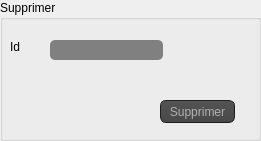
      <widget class="QGroupBox" name="groupBox">
       <property name="geometry">
        <rect>
         <x>10</x>
         <y>370</y>
         <width>261</width>
         <height>141</height>
        </rect>
       </property>
       <property name="title">
        <string>Supprimer</string>
       </property>
       <widget class="QLabel" name="label_7">
        <property name="geometry">
         <rect>
          <x>10</x>
          <y>40</y>
          <width>47</width>
          <height>14</height>
         </rect>
        </property>
        <property name="text">
         <string>Id</string>
        </property>
       </widget>
       <widget class="QLineEdit" name="lineEdit_6">
        <property name="geometry">
         <rect>
          <x>50</x>
          <y>40</y>
          <width>113</width>
          <height>20</height>
         </rect>
        </property>
        <property name="styleSheet">
         <string notr="true">QLineEdit{
    background-color: grey;
    /*box-shadow: 2px 0.5px 5px 1px inset black;*/
    border-radius: 5px;
    width: 70%;
    padding-right: 10px;
    padding-left: 10px;
    text-align: left;
    color: #000;
    font-size:inherit;
    font-family: Arial, Helvetica, sans-serif;  
    font-weight:normal;
    font-variant:normal;
}
QLineEdit::hover{  color: black ;
background-color:grey;}
QLineEdit::focus{  color: white ;
background-color:grey;}</string>
        </property>
       </widget>
       <widget class="QPushButton" name="pushButton_3">
        <property name="geometry">
         <rect>
          <x>160</x>
          <y>100</y>
          <width>75</width>
          <height>23</height>
         </rect>
        </property>
        <property name="toolTip">
         <string>Supprimer</string>
        </property>
        <property name="styleSheet">
         <string notr="true">QToolTip
{
     border: 1px solid black;
     background-color: #ffa02f;
     padding: 1px;
     border-radius: 3px;
     opacity: 100;
}

QWidget
{
	text-align: center;
    color: #b1b1b1;
    background-color: #323232;
}

QWidget:item:hover
{
    background-color: QLinearGradient( x1: 0, y1: 0, x2: 0, y2: 1, stop: 0 #ffa02f, stop: 1 #ca0619);
    color: #000000;
}

QWidget:item:selected
{
    background-color: QLinearGradient( x1: 0, y1: 0, x2: 0, y2: 1, stop: 0 #ffa02f, stop: 1 #d7801a);
}

QMenuBar::item
{
    background: transparent;
}

QMenuBar::item:selected
{
    background: transparent;
    border: 1px solid #ffaa00;
}

QMenuBar::item:pressed
{
    background: #444;
    border: 1px solid #000;
    background-color: QLinearGradient(
        x1:0, y1:0,
        x2:0, y2:1,
        stop:1 #212121,
        stop:0.4 #343434/*,
        stop:0.2 #343434,
        stop:0.1 #ffaa00*/
    );
    margin-bottom:-1px;
    padding-bottom:1px;
}

QMenu
{
    border: 1px solid #000;
}

QMenu::item
{
    padding: 2px 20px 2px 20px;
}

QMenu::item:selected
{
    color: #000000;
}

QWidget:disabled
{
    color: #404040;
    background-color: #323232;
}

QAbstractItemView
{
    background-color: QLinearGradient( x1: 0, y1: 0, x2: 0, y2: 1, stop: 0 #4d4d4d, stop: 0.1 #646464, stop: 1 #5d5d5d);
}

QWidget:focus
{
    /*border: 2px solid QLinearGradient( x1: 0, y1: 0, x2: 0, y2: 1, stop: 0 #ffa02f, stop: 1 #d7801a);*/
}

QLineEdit
{
    background-color: QLinearGradient( x1: 0, y1: 0, x2: 0, y2: 1, stop: 0 #4d4d4d, stop: 0 #646464, stop: 1 #5d5d5d);
    padding: 1px;
    border-style: solid;
    border: 1px solid #1e1e1e;
    border-radius: 5;
}

QPushButton
{
    color: #b1b1b1;
    background-color: QLinearGradient( x1: 0, y1: 0, x2: 0, y2: 1, stop: 0 #565656, stop: 0.1 #525252, stop: 0.5 #4e4e4e, stop: 0.9 #4a4a4a, stop: 1 #464646);
    border-width: 1px;
    border-color: #1e1e1e;
    border-style: solid;
    border-radius: 6;
    padding: 3px;
    font-size: 12px;
    padding-left: 5px;
    padding-right: 5px;
}

QPushButton:pressed
{
    background-color: QLinearGradient( x1: 0, y1: 0, x2: 0, y2: 1, stop: 0 #2d2d2d, stop: 0.1 #2b2b2b, stop: 0.5 #292929, stop: 0.9 #282828, stop: 1 #252525);
}

QComboBox
{
    selection-background-color: #ffaa00;
    background-color: QLinearGradient( x1: 0, y1: 0, x2: 0, y2: 1, stop: 0 #565656, stop: 0.1 #525252, stop: 0.5 #4e4e4e, stop: 0.9 #4a4a4a, stop: 1 #464646);
    border-style: solid;
    border: 1px solid #1e1e1e;
    border-radius: 5;
}

QComboBox:hover,QPushButton:hover
{
    border: 2px solid QLinearGradient( x1: 0, y1: 0, x2: 0, y2: 1, stop: 0 #ffa02f, stop: 1 #d7801a);
}


QComboBox:on
{
    padding-top: 3px;
    padding-left: 4px;
    background-color: QLinearGradient( x1: 0, y1: 0, x2: 0, y2: 1, stop: 0 #2d2d2d, stop: 0.1 #2b2b2b, stop: 0.5 #292929, stop: 0.9 #282828, stop: 1 #252525);
    selection-background-color: #ffaa00;
}

QComboBox QAbstractItemView
{
    border: 2px solid darkgray;
    selection-background-color: QLinearGradient( x1: 0, y1: 0, x2: 0, y2: 1, stop: 0 #ffa02f, stop: 1 #d7801a);
}

QComboBox::drop-down
{
     subcontrol-origin: padding;
     subcontrol-position: top right;
     width: 15px;

     border-left-width: 0px;
     border-left-color: darkgray;
     border-left-style: solid; /* just a single line */
     border-top-right-radius: 3px; /* same radius as the QComboBox */
     border-bottom-right-radius: 3px;
 }

QComboBox::down-arrow
{
     image: url(:/down_arrow.png);
}

QGroupBox:focus
{
border: 2px solid QLinearGradient( x1: 0, y1: 0, x2: 0, y2: 1, stop: 0 #ffa02f, stop: 1 #d7801a);
}

QTextEdit:focus
{
    border: 2px solid QLinearGradient( x1: 0, y1: 0, x2: 0, y2: 1, stop: 0 #ffa02f, stop: 1 #d7801a);
}

QScrollBar:horizontal {
     border: 1px solid #222222;
     background: QLinearGradient( x1: 0, y1: 0, x2: 0, y2: 1, stop: 0.0 #121212, stop: 0.2 #282828, stop: 1 #484848);
     height: 7px;
     margin: 0px 16px 0 16px;
}

QScrollBar::handle:horizontal
{
      background: QLinearGradient( x1: 0, y1: 0, x2: 1, y2: 0, stop: 0 #ffa02f, stop: 0.5 #d7801a, stop: 1 #ffa02f);
      min-height: 20px;
      border-radius: 2px;
}

QScrollBar::add-line:horizontal {
      border: 1px solid #1b1b19;
      border-radius: 2px;
      background: QLinearGradient( x1: 0, y1: 0, x2: 1, y2: 0, stop: 0 #ffa02f, stop: 1 #d7801a);
      width: 14px;
      subcontrol-position: right;
      subcontrol-origin: margin;
}

QScrollBar::sub-line:horizontal {
      border: 1px solid #1b1b19;
      border-radius: 2px;
      background: QLinearGradient( x1: 0, y1: 0, x2: 1, y2: 0, stop: 0 #ffa02f, stop: 1 #d7801a);
      width: 14px;
     subcontrol-position: left;
     subcontrol-origin: margin;
}

QScrollBar::right-arrow:horizontal, QScrollBar::left-arrow:horizontal
{
      border: 1px solid black;
      width: 1px;
      height: 1px;
      background: white;
}

QScrollBar::add-page:horizontal, QScrollBar::sub-page:horizontal
{
      background: none;
}

QScrollBar:vertical
{
      background: QLinearGradient( x1: 0, y1: 0, x2: 1, y2: 0, stop: 0.0 #121212, stop: 0.2 #282828, stop: 1 #484848);
      width: 7px;
      margin: 16px 0 16px 0;
      border: 1px solid #222222;
}

QScrollBar::handle:vertical
{
      background: QLinearGradient( x1: 0, y1: 0, x2: 0, y2: 1, stop: 0 #ffa02f, stop: 0.5 #d7801a, stop: 1 #ffa02f);
      min-height: 20px;
      border-radius: 2px;
}

QScrollBar::add-line:vertical
{
      border: 1px solid #1b1b19;
      border-radius: 2px;
      background: QLinearGradient( x1: 0, y1: 0, x2: 0, y2: 1, stop: 0 #ffa02f, stop: 1 #d7801a);
      height: 14px;
      subcontrol-position: bottom;
      subcontrol-origin: margin;
}

QScrollBar::sub-line:vertical
{
      border: 1px solid #1b1b19;
      border-radius: 2px;
      background: QLinearGradient( x1: 0, y1: 0, x2: 0, y2: 1, stop: 0 #d7801a, stop: 1 #ffa02f);
      height: 14px;
      subcontrol-position: top;
      subcontrol-origin: margin;
}

QScrollBar::up-arrow:vertical, QScrollBar::down-arrow:vertical
{
      border: 1px solid black;
      width: 1px;
      height: 1px;
      background: white;
}


QScrollBar::add-page:vertical, QScrollBar::sub-page:vertical
{
      background: none;
}

QTextEdit
{
    background-color: #242424;
}

QPlainTextEdit
{
    background-color: #242424;
}

QHeaderView::section
{
    background-color: QLinearGradient(x1:0, y1:0, x2:0, y2:1, stop:0 #616161, stop: 0.5 #505050, stop: 0.6 #434343, stop:1 #656565);
    color: white;
    padding-left: 4px;
    border: 1px solid #6c6c6c;
}

QCheckBox:disabled
{
color: #414141;
}

QDockWidget::title
{
    text-align: center;
    spacing: 3px; /* spacing between items in the tool bar */
    background-color: QLinearGradient(x1:0, y1:0, x2:0, y2:1, stop:0 #323232, stop: 0.5 #242424, stop:1 #323232);
}

QDockWidget::close-button, QDockWidget::float-button
{
    text-align: center;
    spacing: 1px; /* spacing between items in the tool bar */
    background-color: QLinearGradient(x1:0, y1:0, x2:0, y2:1, stop:0 #323232, stop: 0.5 #242424, stop:1 #323232);
}

QDockWidget::close-button:hover, QDockWidget::float-button:hover
{
    background: #242424;
}

QDockWidget::close-button:pressed, QDockWidget::float-button:pressed
{
    padding: 1px -1px -1px 1px;
}

QMainWindow::separator
{
    background-color: QLinearGradient(x1:0, y1:0, x2:0, y2:1, stop:0 #161616, stop: 0.5 #151515, stop: 0.6 #212121, stop:1 #343434);
    color: white;
    padding-left: 4px;
    border: 1px solid #4c4c4c;
    spacing: 3px; /* spacing between items in the tool bar */
}

QMainWindow::separator:hover
{

    background-color: QLinearGradient(x1:0, y1:0, x2:0, y2:1, stop:0 #d7801a, stop:0.5 #b56c17 stop:1 #ffa02f);
    color: white;
    padding-left: 4px;
    border: 1px solid #6c6c6c;
    spacing: 3px; /* spacing between items in the tool bar */
}

QToolBar::handle
{
     spacing: 3px; /* spacing between items in the tool bar */
     background: url(:/images/handle.png);
}

QMenu::separator
{
    height: 2px;
    background-color: QLinearGradient(x1:0, y1:0, x2:0, y2:1, stop:0 #161616, stop: 0.5 #151515, stop: 0.6 #212121, stop:1 #343434);
    color: white;
    padding-left: 4px;
    margin-left: 10px;
    margin-right: 5px;
}

QProgressBar
{
    border: 2px solid grey;
    border-radius: 5px;
    text-align: center;
}

QProgressBar::chunk
{
    background-color: #d7801a;
    width: 2.15px;
    margin: 0.5px;
}

QTabBar::tab {
    color: #b1b1b1;
    border: 1px solid #444;
    border-bottom-style: none;
    background-color: #323232;
    padding-left: 10px;
    padding-right: 10px;
    padding-top: 3px;
    padding-bottom: 2px;
    margin-right: -1px;
}

QTabWidget::pane {
    border: 1px solid #444;
    top: 1px;
}

QTabBar::tab:last
{
    margin-right: 0; /* the last selected tab has nothing to overlap with on the right */
    border-top-right-radius: 3px;
}

QTabBar::tab:first:!selected
{
 margin-left: 0px; /* the last selected tab has nothing to overlap with on the right */


    border-top-left-radius: 3px;
}

QTabBar::tab:!selected
{
    color: #b1b1b1;
    border-bottom-style: solid;
    margin-top: 3px;
    background-color: QLinearGradient(x1:0, y1:0, x2:0, y2:1, stop:1 #212121, stop:.4 #343434);
}

QTabBar::tab:selected
{
    border-top-left-radius: 3px;
    border-top-right-radius: 3px;
    margin-bottom: 0px;
}

QTabBar::tab:!selected:hover
{
    /*border-top: 2px solid #ffaa00;
    padding-bottom: 3px;*/
    border-top-left-radius: 3px;
    border-top-right-radius: 3px;
    background-color: QLinearGradient(x1:0, y1:0, x2:0, y2:1, stop:1 #212121, stop:0.4 #343434, stop:0.2 #343434, stop:0.1 #ffaa00);
}

QRadioButton::indicator:checked, QRadioButton::indicator:unchecked{
    color: #b1b1b1;
    background-color: #323232;
    border: 1px solid #b1b1b1;
    border-radius: 6px;
}

QRadioButton::indicator:checked
{
    background-color: qradialgradient(
        cx: 0.5, cy: 0.5,
        fx: 0.5, fy: 0.5,
        radius: 1.0,
        stop: 0.25 #ffaa00,
        stop: 0.3 #323232
    );
}

QCheckBox::indicator{
    color: #b1b1b1;
    background-color: #323232;
    border: 1px solid #b1b1b1;
    width: 9px;
    height: 9px;
}

QRadioButton::indicator
{
    border-radius: 6px;
}

QRadioButton::indicator:hover, QCheckBox::indicator:hover
{
    border: 1px solid #ffaa00;
}

QCheckBox::indicator:checked
{
    image:url(:/images/checkbox.png);
}

QCheckBox::indicator:disabled, QRadioButton::indicator:disabled
{
    border: 1px solid #444;
}</string>
        </property>
        <property name="text">
         <string>Supprimer</string>
        </property>
       </widget>
      </widget>
